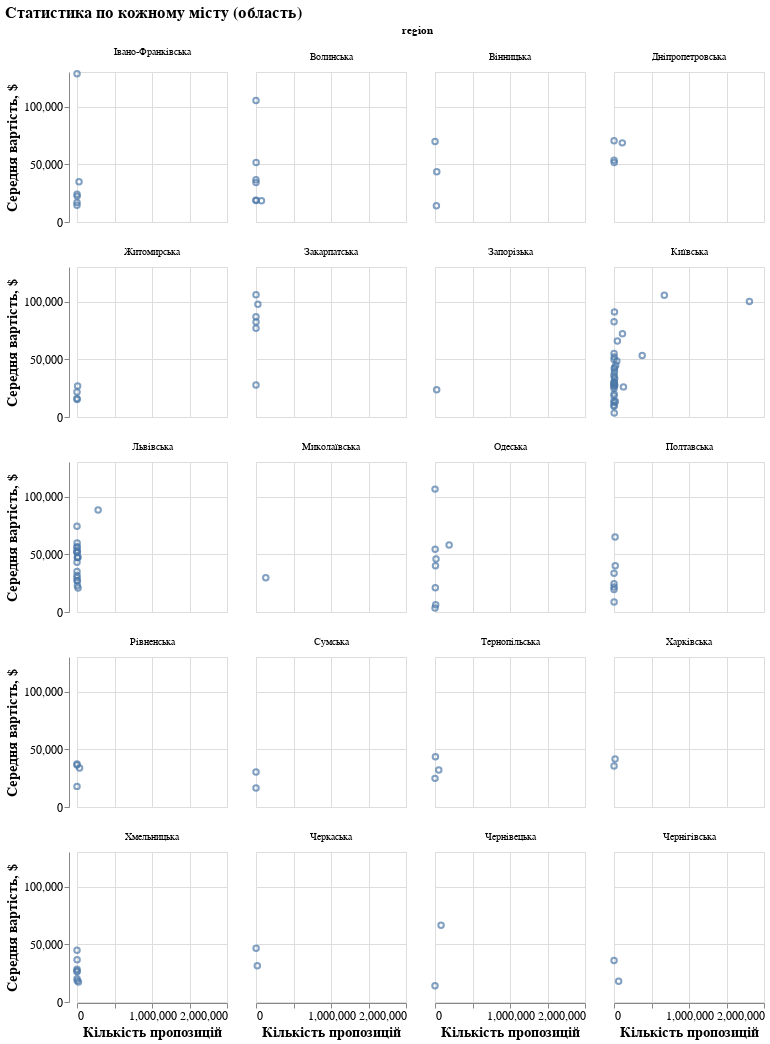

This figure's notebook cell:
### Code cell
# Будуємо faceted scatter plot
alt.Chart(data_city).mark_point().encode(
    x=alt.X('count:Q', title='Кількість пропозицій'),
    y=alt.Y('average_city_price:Q', title='Середня вартість, $'),
    tooltip=['city', 'count', 'average_city_price'],
    facet=alt.Facet('region:N', columns=4)  # Розбиваємо на 4 стовпці
).properties( # налаштовуємо довжину, ширину та назву графіка
    width=150,  
    height=150,  
    title='Статистика по кожному місту (область)'
).configure_axis( # розмір шрифтів 
    labelFontSize=12,
    titleFontSize=14
).configure_title(
    fontSize=16
)

### Figure 1 — Vega-Lite specification as saved in the notebook (floating-point values rounded to 4 significant figures)
{"config": {"view": {"continuousWidth": 300, "continuousHeight": 300}, "axis": {"labelFontSize": 12, "titleFontSize": 14}, "title": {"fontSize": 16}}, "data": {"name": "data-3966c4293c0f9110cdddbcfecac45e06"}, "mark": {"type": "point"}, "encoding": {"facet": {"columns": 4, "field": "region", "type": "nominal"}, "tooltip": [{"field": "city", "type": "nominal"}, {"field": "count", "type": "quantitative"}, {"field": "average_city_price", "type": "quantitative"}], "x": {"field": "count", "title": "Кількість пропозицій", "type": "quantitative"}, "y": {"field": "average_city_price", "title": "Середня вартість, $", "type": "quantitative"}}, "height": 150, "title": "Статистика по кожному місту (область)", "width": 150, "$schema": "https://vega.github.io/schema/vega-lite/v5.17.0.json", "datasets": {"data-3966c4293c0f9110cdddbcfecac45e06": [{"index": 0, "city": "Софіївська Борщагівка", "count": 1805610, "average_city_price": 100100.0, "region": "Київська"}, {"index": 1805610, "city": "Київ", "count": 671007, "average_city_price": 105500.0, "region": "Київська"}, {"index": 2476617, "city": "Ірпінь", "count": 375868, "average_city_price": 53320.0, "region": "Київська"}, {"index": 2852485, "city": "Львів", "count": 281783, "average_city_price": 88470.0, "region": "Львівська"}, {"index": 3134268, "city": "Одеса", "count": 188501, "average_city_price": 58160.0, "region": "Одеська"}, {"index": 3322769, "city": "Миколаїв", "count": 130518, "average_city_price": 29700.0, "region": "Миколаївська"}, {"index": 3453287, "city": "Вишгород", "count": 125856, "average_city_price": 26100.0, "region": "Київська"}, {"index": 3579143, "city": "Чайки", "count": 112847, "average_city_price": 72160.0, "region": "Київська"}, {"index": 3691990, "city": "Дніпро", "count": 110866, "average_city_price": 68580.0, "region": "Дніпропетровська"}, {"index": 3802856, "city": "Чернівці", "count": 80739, "average_city_price": 66470.0, "region": "Чернівецька"}, {"index": 3883595, "city": "Луцьк", "count": 72666, "average_city_price": 18350.0, "region": "Волинська"}, {"index": 3956261, "city": "Чернігів", "count": 62010, "average_city_price": 17970.0, "region": "Чернігівська"}, {"index": 4018271, "city": "Тернопіль", "count": 50248, "average_city_price": 32000.0, "region": "Тернопільська"}, {"index": 4068519, "city": "Бровари", "count": 44725, "average_city_price": 65940.0, "region": "Київська"}, {"index": 4113244, "city": "Крюківщина", "count": 37729, "average_city_price": 48580.0, "region": "Київська"}, {"index": 4150973, "city": "Рівне", "count": 34164, "average_city_price": 33820.0, "region": "Рівненська"}, {"index": 4185137, "city": "Івано-Франківськ", "count": 26865, "average_city_price": 34840.0, "region": "Івано-Франківська"}, {"index": 4212002, "city": "Ужгород", "count": 25128, "average_city_price": 97690.0, "region": "Закарпатська"}, {"index": 4237130, "city": "Вінниця", "count": 23628, "average_city_price": 43580.0, "region": "Вінницька"}, {"index": 4260758, "city": "Щасливе", "count": 23275, "average_city_price": 44810.0, "region": "Київська"}, {"index": 4284033, "city": "Запоріжжя", "count": 22491, "average_city_price": 23550.0, "region": "Запорізька"}, {"index": 4306524, "city": "Хмельницький", "count": 19820, "average_city_price": 17390.0, "region": "Хмельницька"}, {"index": 4326344, "city": "Стрижавка", "count": 18772, "average_city_price": 14000.0, "region": "Вінницька"}, {"index": 4345116, "city": "Гостомель", "count": 18712, "average_city_price": 13470.0, "region": "Київська"}, {"index": 4363828, "city": "Черкаси", "count": 17361, "average_city_price": 31320.0, "region": "Черкаська"}, {"index": 4381189, "city": "Полтава", "count": 16586, "average_city_price": 40000.0, "region": "Полтавська"}, {"index": 4397775, "city": "Харків", "count": 14400, "average_city_price": 41600.0, "region": "Харківська"}, {"index": 4412175, "city": "Кременчук", "count": 14310, "average_city_price": 64940.0, "region": "Полтавська"}, {"index": 4426485, "city": "Стрий", "count": 13986, "average_city_price": 20740.0, "region": "Львівська"}, {"index": 4440471, "city": "Лиманка", "count": 13824, "average_city_price": 45920.0, "region": "Одеська"}, {"index": 4454295, "city": "Новояворівськ", "count": 10729, "average_city_price": 47300.0, "region": "Львівська"}, {"index": 4465024, "city": "Бориспіль", "count": 10711, "average_city_price": 27430.0, "region": "Київська"}, {"index": 4475735, "city": "Жовква", "count": 10368, "average_city_price": 47710.0, "region": "Львівська"}, {"index": 4486103, "city": "Глеваха", "count": 9369, "average_city_price": 33320.0, "region": "Київська"}, {"index": 4495472, "city": "Ілічанка", "count": 9126, "average_city_price": 6211.0, "region": "Одеська"}, {"index": 4504598, "city": "Житомир", "count": 8208, "average_city_price": 26790.0, "region": "Житомирська"}, {"index": 4512806, "city": "Чабани", "count": 7884, "average_city_price": 42970.0, "region": "Київська"}, {"index": 4520690, "city": "Крижанівка", "count": 6707, "average_city_price": 40040.0, "region": "Одеська"}, {"index": 4527397, "city": "Гатне", "count": 6332, "average_city_price": 39200.0, "region": "Київська"}, {"index": 4533729, "city": "Підгірці", "count": 5832, "average_city_price": 91100.0, "region": "Київська"}, {"index": 4539561, "city": "Петриків", "count": 5832, "average_city_price": 43500.0, "region": "Тернопільська"}, {"index": 4545393, "city": "Пустомити", "count": 5184, "average_city_price": 22800.0, "region": "Львівська"}, {"index": 4550577, "city": "Сокільники", "count": 5103, "average_city_price": 26890.0, "region": "Львівська"}, {"index": 4555680, "city": "Южне", "count": 4356, "average_city_price": 20960.0, "region": "Одеська"}, {"index": 4560036, "city": "Вишневе", "count": 4064, "average_city_price": 41770.0, "region": "Київська"}, {"index": 4564100, "city": "Старокостянтинів", "count": 3969, "average_city_price": 18510.0, "region": "Хмельницька"}, {"index": 4568069, "city": "Васильків", "count": 3888, "average_city_price": 30600.0, "region": "Київська"}, {"index": 4571957, "city": "Біла Церква", "count": 3524, "average_city_price": 51920.0, "region": "Київська"}, {"index": 4575481, "city": "Немішаєве", "count": 3375, "average_city_price": 34750.0, "region": "Київська"}, {"index": 4578856, "city": "Новомосковськ", "count": 3375, "average_city_price": 51500.0, "region": "Дніпропетровська"}, {"index": 4582231, "city": "Білогородка", "count": 3267, "average_city_price": 3520.0, "region": "Київська"}, {"index": 4585498, "city": "Дрогобич", "count": 3078, "average_city_price": 47300.0, "region": "Львівська"}, {"index": 4588576, "city": "Лисиничі", "count": 2700, "average_city_price": 53530.0, "region": "Львівська"}, {"index": 4591276, "city": "Ліски", "count": 2343, "average_city_price": 54330.0, "region": "Одеська"}, {"index": 4593619, "city": "Калуш", "count": 2268, "average_city_price": 22430.0, "region": "Івано-Франківська"}, {"index": 4595887, "city": "Шевченкове", "count": 2025, "average_city_price": 20040.0, "region": "Київська"}, {"index": 4597912, "city": "Солонка", "count": 1836, "average_city_price": 59730.0, "region": "Львівська"}, {"index": 4599748, "city": "Липини", "count": 1656, "average_city_price": 51660.0, "region": "Волинська"}, {"index": 4601404, "city": "Трускавець", "count": 1614, "average_city_price": 56430.0, "region": "Львівська"}, {"index": 4603018, "city": "Умань", "count": 1593, "average_city_price": 46630.0, "region": "Черкаська"}, {"index": 4604611, "city": "Святопетрівське", "count": 1477, "average_city_price": 28650.0, "region": "Київська"}, {"index": 4606088, "city": "Лубни", "count": 1350, "average_city_price": 8625.0, "region": "Полтавська"}, {"index": 4607438, "city": "Звягель (Новоград-Волинський)", "count": 1350, "average_city_price": 15200.0, "region": "Житомирська"}, {"index": 4608788, "city": "Волочиськ", "count": 1350, "average_city_price": 36680.0, "region": "Хмельницька"}, {"index": 4610138, "city": "Славута", "count": 1080, "average_city_price": 20250.0, "region": "Хмельницька"}, {"index": 4611218, "city": "Молодіжне", "count": 972, "average_city_price": 3542.0, "region": "Одеська"}, {"index": 4612190, "city": "Горішні Плавні", "count": 972, "average_city_price": 33600.0, "region": "Полтавська"}, {"index": 4613162, "city": "Городок", "count": 909, "average_city_price": 52120.0, "region": "Львівська"}, {"index": 4614071, "city": "Хуст", "count": 909, "average_city_price": 82390.0, "region": "Закарпатська"}, {"index": 4614980, "city": "Щербані", "count": 864, "average_city_price": 21600.0, "region": "Полтавська"}, {"index": 4615844, "city": "Буча", "count": 856, "average_city_price": 26380.0, "region": "Київська"}, {"index": 4616700, "city": "Кривий Ріг", "count": 729, "average_city_price": 70450.0, "region": "Дніпропетровська"}, {"index": 4617429, "city": "Чорноморськ", "count": 729, "average_city_price": 106500.0, "region": "Одеська"}, {"index": 4618158, "city": "Українка", "count": 729, "average_city_price": 82580.0, "region": "Київська"}, {"index": 4618887, "city": "Гайсин", "count": 729, "average_city_price": 69770.0, "region": "Вінницька"}, {"index": 4619616, "city": "Прилуки", "count": 729, "average_city_price": 35890.0, "region": "Чернігівська"}, {"index": 4620345, "city": "Слобожанське", "count": 729, "average_city_price": 53550.0, "region": "Дніпропетровська"}, {"index": 4621074, "city": "Мала Олександрівка", "count": 729, "average_city_price": 55140.0, "region": "Київська"}, {"index": 4621803, "city": "Подвірки", "count": 729, "average_city_price": 35460.0, "region": "Харківська"}, {"index": 4622532, "city": "Кам'янець-Подільський", "count": 729, "average_city_price": 26210.0, "region": "Хмельницька"}, {"index": 4623261, "city": "Мостиська", "count": 702, "average_city_price": 31600.0, "region": "Львівська"}, {"index": 4623963, "city": "Поляниця", "count": 702, "average_city_price": 128500.0, "region": "Івано-Франківська"}, {"index": 4624665, "city": "Тячів", "count": 648, "average_city_price": 77000.0, "region": "Закарпатська"}, {"index": 4625313, "city": "Верховина", "count": 600, "average_city_price": 24060.0, "region": "Івано-Франківська"}, {"index": 4625913, "city": "Чубинське", "count": 600, "average_city_price": 24680.0, "region": "Київська"}, {"index": 4626513, "city": "Винники", "count": 523, "average_city_price": 35120.0, "region": "Львівська"}, {"index": 4627036, "city": "Голубине", "count": 512, "average_city_price": 105900.0, "region": "Закарпатська"}, {"index": 4627548, "city": "Любомль", "count": 486, "average_city_price": 18970.0, "region": "Волинська"}, {"index": 4628034, "city": "Миргород", "count": 486, "average_city_price": 24400.0, "region": "Полтавська"}, {"index": 4628520, "city": "Байківці", "count": 486, "average_city_price": 24810.0, "region": "Тернопільська"}, {"index": 4629006, "city": "Бібрка", "count": 486, "average_city_price": 27200.0, "region": "Львівська"}, {"index": 4629492, "city": "Фастів", "count": 243, "average_city_price": 49880.0, "region": "Київська"}, {"index": 4629735, "city": "Зміїнець", "count": 243, "average_city_price": 18590.0, "region": "Волинська"}, {"index": 4629978, "city": "Мархалівка", "count": 243, "average_city_price": 9997.0, "region": "Київська"}, {"index": 4630221, "city": "Ходосівка", "count": 243, "average_city_price": 9305.0, "region": "Київська"}, {"index": 4630464, "city": "Суми", "count": 242, "average_city_price": 16480.0, "region": "Сумська"}, {"index": 4630706, "city": "Чутове", "count": 216, "average_city_price": 19570.0, "region": "Полтавська"}, {"index": 4630922, "city": "Східниця", "count": 216, "average_city_price": 51590.0, "region": "Львівська"}, {"index": 4631138, "city": "Красилів", "count": 216, "average_city_price": 28460.0, "region": "Хмельницька"}, {"index": 4631354, "city": "Ромни", "count": 216, "average_city_price": 30250.0, "region": "Сумська"}, {"index": 4631570, "city": "Сатанів", "count": 216, "average_city_price": 44910.0, "region": "Хмельницька"}, {"index": 4631786, "city": "Дунаївці", "count": 216, "average_city_price": 27160.0, "region": "Хмельницька"}, {"index": 4632002, "city": "Семиполки", "count": 216, "average_city_price": 18350.0, "region": "Київська"}, {"index": 4632218, "city": "Нововолинськ", "count": 216, "average_city_price": 34200.0, "region": "Волинська"}, {"index": 4632434, "city": "Коростень", "count": 216, "average_city_price": 21700.0, "region": "Житомирська"}, {"index": 4632650, "city": "Ворзeль", "count": 216, "average_city_price": 36320.0, "region": "Київська"}, {"index": 4632866, "city": "Поляна", "count": 216, "average_city_price": 86870.0, "region": "Закарпатська"}, {"index": 4633082, "city": "Димер", "count": 216, "average_city_price": 28860.0, "region": "Київська"}, {"index": 4633298, "city": "Березань", "count": 216, "average_city_price": 29820.0, "region": "Київська"}, {"index": 4633514, "city": "Дубляни", "count": 180, "average_city_price": 52100.0, "region": "Львівська"}, {"index": 4633694, "city": "Бармаки", "count": 180, "average_city_price": 36450.0, "region": "Рівненська"}, {"index": 4633874, "city": "Березне", "count": 144, "average_city_price": 37280.0, "region": "Рівненська"}, {"index": 4634018, "city": "Мукачево", "count": 108, "average_city_price": 27720.0, "region": "Закарпатська"}, {"index": 4634126, "city": "Дубно", "count": 108, "average_city_price": 17880.0, "region": "Рівненська"}, {"index": 4634234, "city": "Коломия", "count": 72, "average_city_price": 16910.0, "region": "Івано-Франківська"}, {"index": 4634306, "city": "Макарів", "count": 72, "average_city_price": 12450.0, "region": "Київська"}, {"index": 4634378, "city": "Запитів", "count": 64, "average_city_price": 29690.0, "region": "Львівська"}, {"index": 4634442, "city": "Моршин", "count": 64, "average_city_price": 43170.0, "region": "Львівська"}, {"index": 4634506, "city": "Бурштин", "count": 32, "average_city_price": 14480.0, "region": "Івано-Франківська"}, {"index": 4634538, "city": "Сторожинець", "count": 32, "average_city_price": 14100.0, "region": "Чернівецька"}, {"index": 4634570, "city": "Попільня", "count": 32, "average_city_price": 16130.0, "region": "Житомирська"}, {"index": 4634602, "city": "Пасіки-Зубрицькі", "count": 27, "average_city_price": 74300.0, "region": "Львівська"}, {"index": 4634629, "city": "Гнатівка", "count": 27, "average_city_price": 14180.0, "region": "Київська"}, {"index": 4634656, "city": "Пилиповичі", "count": 27, "average_city_price": 27000.0, "region": "Київська"}, {"index": 4634683, "city": "Рованці", "count": 27, "average_city_price": 105200.0, "region": "Волинська"}, {"index": 4634710, "city": "Броди", "count": 27, "average_city_price": 56380.0, "region": "Львівська"}, {"index": 4634737, "city": "Струмівка", "count": 9, "average_city_price": 36680.0, "region": "Волинська"}]}}
